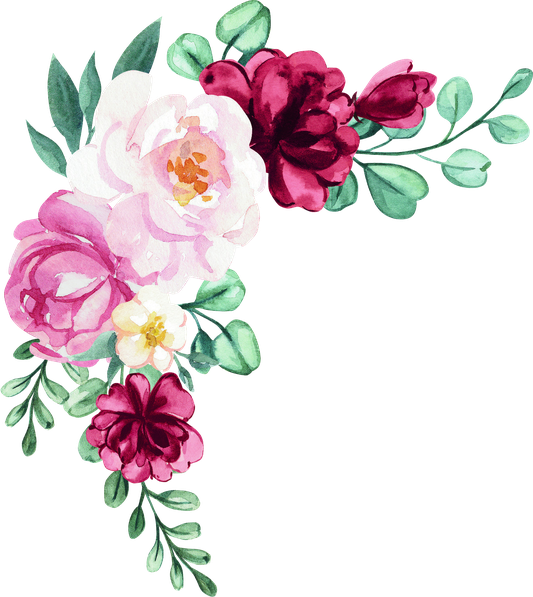
#> input picture floral-corner.png, 533 x 597 px, shrunk from 1321 x 1480 before the run, found by its file name
$ python build_occupancy.py
#> lines starting #> are read from the running program, lines starting #| are printed output that depends on the picture
"""Build coarse alpha-occupancy grids for decorative artwork.

Usage: python3 tools/build_occupancy.py  (from product-studio/)
Writes src/design-library/occupancy.ts. A cell is "ink" when more than
INK_SHARE of its pixels have alpha above ALPHA_MIN. The composition engine uses
these grids to test real artwork footprints (not bounding boxes) against
protected page content.
"""
from PIL import Image

GRID = 32
ALPHA_MIN = 24
INK_SHARE = 0.02
ASSETS = {
    "jcs-floral-corner": "floral-corner.png",
    "jcs-floral-sprig": "floral-header.png",
    "jcs-floral-bouquet": "floral-bouquet.png",
    "jcs-accent-topo": "accent-topo.png",
    "jcs-accent-waves": "accent-waves.png",
    "jcs-accent-arcs": "accent-arcs.png",
    "jcs-accent-ribbon": "accent-ribbon.png",
    "jcs-accent-dots": "accent-dots.png",
    "jcs-accent-stripes": "accent-stripes.png",
}

def grid(path):
    a = Image.open(path).convert("RGBA").split()[3]
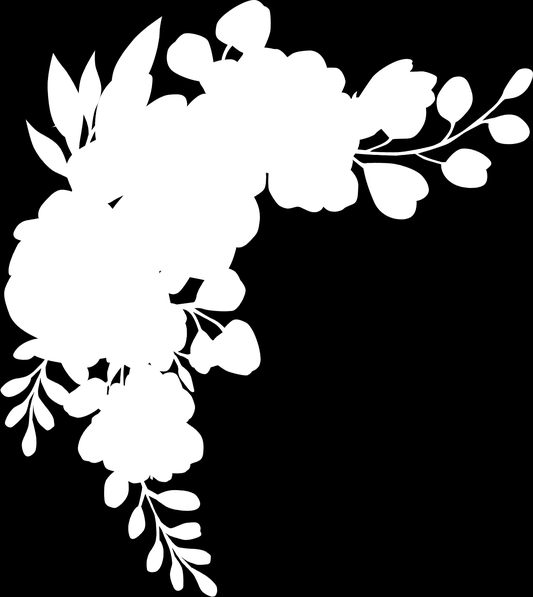
#> a: PIL image 533x597 L; min 0, max 255, mean 90.4
    w, h = a.size
#> w = 533; h = 597
    px = a.load()
    rows = []
    for gy in range(GRID):
        y0, y1 = gy * h // GRID, (gy + 1) * h // GRID
        bits = ""
        for gx in range(GRID):
            x0, x1 = gx * w // GRID, (gx + 1) * w // GRID
            n = ink = 0
            for y in range(y0, y1, max(1, (y1 - y0) // 12)):
                for x in range(x0, x1, max(1, (x1 - x0) // 12)):
                    n += 1
                    ink += px[x, y] > ALPHA_MIN
            bits += "1" if n and ink / n > INK_SHARE else "0"
        rows.append(bits)
#> after the loop, rows = 32 items
    return rows

out = ["/**", " * GENERATED by tools/build_occupancy.py — do not edit.", f" * {GRID}×{GRID} alpha-occupancy grids (row-major, '1' = artwork ink).", " */",
       f"export const OCCUPANCY_GRID = {GRID};", "export const OCCUPANCY: Record<string, string[]> = {"]
for aid, f in ASSETS.items():
    rows = grid(f"src/design-library/assets/{f}")
#> rows = 32 items
    out.append(f'  "{aid}": [')
    out += [f'    "{r}",' for r in rows]
#> out = 39 items
    out.append("  ],")
#> pass 2 of the loop `for aid, f in ASSETS.items():`:
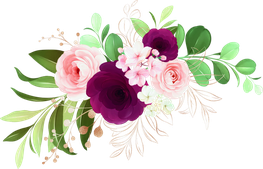
#> input picture floral-header.png, 263 x 169 px, shrunk from 653 x 419 before the run, found by its file name
#> in grid (call 2), `a = Image.open(path).convert("RGBA").split()[3]`:
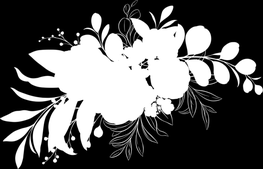
#> a: PIL image 263x169 L; min 0, max 255, mean 94.6
#> out = 73 items
#> pass 3 of the loop `for aid, f in ASSETS.items():`:
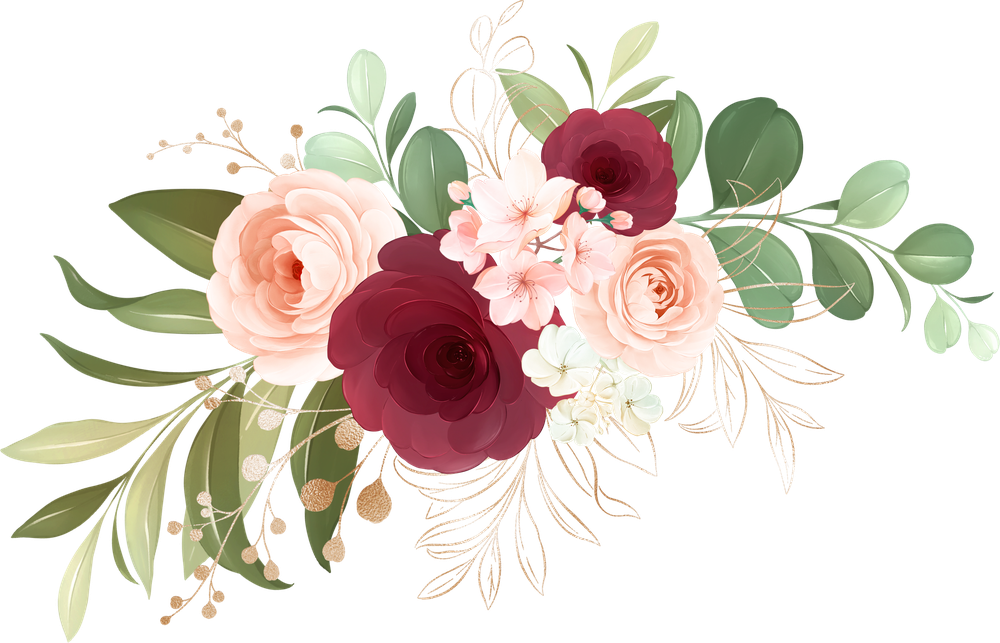
#> input picture floral-bouquet.png, 1000 x 643 px, shrunk from 2479 x 1593 before the run, found by its file name
#> in grid (call 3), `a = Image.open(path).convert("RGBA").split()[3]`:
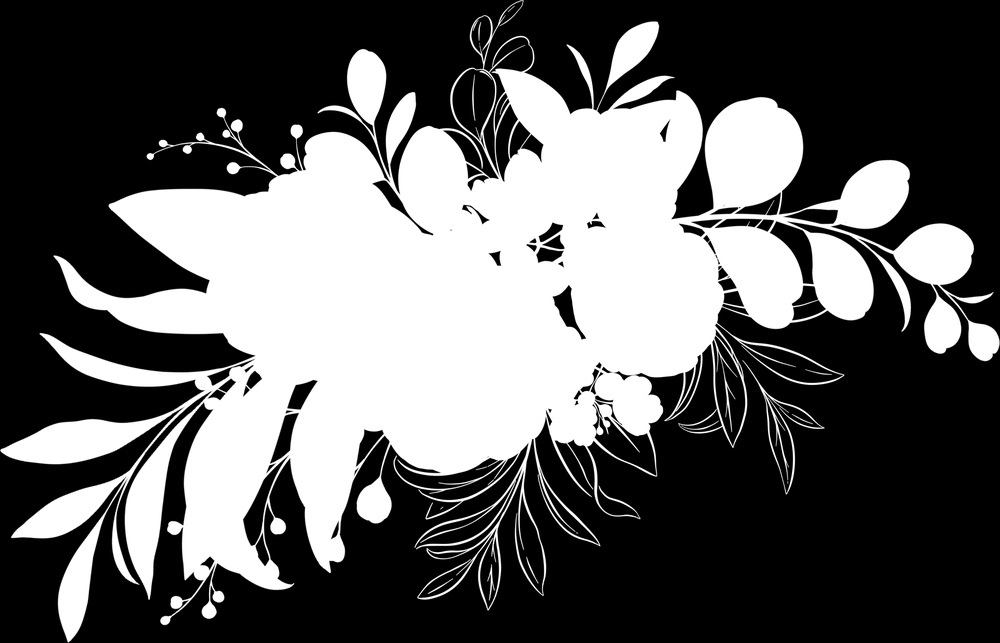
#> a: PIL image 1000x643 L; min 0, max 255, mean 94.4
#> out = 107 items
#> (the run stopped early here; a loop or call above may not have finished)
